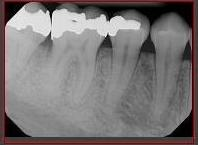
#> input picture tmp/uploaded/file_name.png, 198 x 145 px, given as the content of the folder user_datasets/2_curate/bwpa/original, which was not available
$ python dataset_autocurate.py
#> lines starting #> are read from the running program, lines starting #| are printed output that depends on the picture; pictures that were not available may be replaced by others from this repository, and a replacement may not be noted
import os
import shutil

import matplotlib.pyplot as plt
import numpy as np
from PIL import Image

DATASET = "bwpa"
MIN_BLUR_SCORE = 0.52
EXPOSURE_SCORE_RANGE = [0.2, 0.6]
INPUT_FOLDER = f"user_datasets/2_curate/{DATASET}/original"
BLUR_FOLDER = f"user_datasets/2_curate/{DATASET}/autocurate/blur"
EXPOSURE_FOLDER = f"user_datasets/2_curate/{DATASET}/autocurate/exposure"
PASS_FOLDER = f"user_datasets/2_curate/{DATASET}/autocurate/pass"

# Ensure folders exist
os.makedirs(BLUR_FOLDER, exist_ok=True)
os.makedirs(EXPOSURE_FOLDER, exist_ok=True)
os.makedirs(PASS_FOLDER, exist_ok=True)


def calculate_blur(img):
    # Convert the image to grayscale
    grayscale_img = img.convert("L")

    # Convert image to numpy array
    img_array = np.array(grayscale_img)

    # Perform FFT (Fast Fourier Transform) and shift zero frequency to the center
    f = np.fft.fft2(img_array)
    fshift = np.fft.fftshift(f)

    # Calculate the magnitude spectrum
    magnitude_spectrum = np.abs(fshift)

    # We can calculate the sum of high frequencies by excluding the center (low frequencies)
    rows, cols = magnitude_spectrum.shape
    center_x, center_y = rows // 2, cols // 2

    # Create a mask that excludes low-frequency components (center)
    mask_radius = 30  # You can experiment with this radius for tuning
    mask = np.ones((rows, cols))
    mask[
        center_x - mask_radius : center_x + mask_radius,
        center_y - mask_radius : center_y + mask_radius,
    ] = 0

    # Apply the mask to isolate high frequencies
    high_freq_spectrum = magnitude_spectrum * mask

    # The blur score is inversely proportional to the amount of high-frequency content
    high_freq_energy = np.sum(high_freq_spectrum)
    blur_score = high_freq_energy / np.sum(
        magnitude_spectrum
    )  # Normalize to get a score between 0 and 1

    return blur_score


def calculate_exposure(img):
    # Convert the image to grayscale
    grayscale_img = img.convert("L")

    # Convert to numpy array for easier manipulation
    img_array = np.array(grayscale_img)

    # Calculate brightness (average pixel intensity)
    brightness = np.mean(img_array) / 255.0  # Normalize to [0, 1]

    # Calculate contrast (standard deviation of pixel values)
    contrast = np.std(img_array) / 255.0  # Normalize to [0, 1]

    # Define weights for brightness and contrast (can be adjusted as needed)
    brightness_weight = 0.8
    contrast_weight = 0.2

    # Calculate final exposure score as a weighted sum of brightness and contrast
    exposure_score = (brightness_weight * brightness) + (contrast_weight * contrast)

    return exposure_score


def copy_to(file_name, folder):
    shutil.copy(file_name, folder)


def filter(file_name):
    img_path = os.path.join(INPUT_FOLDER, file_name)
    img = Image.open(img_path)
    exposure = calculate_exposure(img)
    blur = calculate_blur(img)

    if exposure > EXPOSURE_SCORE_RANGE[1] or exposure < EXPOSURE_SCORE_RANGE[0]:
        folder = "exposure"
        copy_to(img_path, EXPOSURE_FOLDER)
    elif blur < MIN_BLUR_SCORE:
        folder = "blur"
        copy_to(img_path, BLUR_FOLDER)
    else:
        folder = "pass"
        copy_to(img_path, PASS_FOLDER)

    details = {
        "file_name": file_name,
        "blur": blur,
        "exposure": exposure,
        "folder": folder,
    }
    return details


def apply_curation():
    to_blur = []
    to_exposure = []
    to_pass = []

    for file_name in os.listdir(INPUT_FOLDER):
        if file_name.lower().endswith(
            (".png", ".jpg", ".jpeg")
        ):  # Filter for image files
            details = filter(file_name)
#> in filter, img is the input picture: PIL image 198x145 RGB; mean R, G, B 122.6, 117.4, 117.5
#> in calculate_exposure, `grayscale_img = img.convert("L")`:
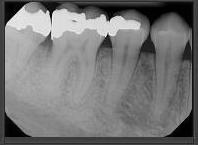
#> grayscale_img: PIL image 198x145 L; min 0, max 255, mean 119
#> in calculate_exposure, `brightness = np.mean(img_array) / 255.0`: brightness = 0.467
#> in calculate_exposure, `contrast = np.std(img_array) / 255.0`: contrast = 0.209
#> in calculate_exposure, `exposure_score = (brightness_weight * brightness) + (contrast_weight *..`: exposure_score = 0.415
#> in calculate_blur, `magnitude_spectrum = np.abs(fshift)`:
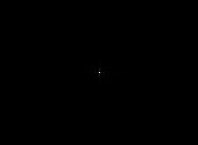
#> magnitude_spectrum: shape (145, 198) float64; min 0.829, max 3415996, mean 2271; drawn with min black and max white
#> in calculate_blur, `high_freq_spectrum = magnitude_spectrum * mask`:
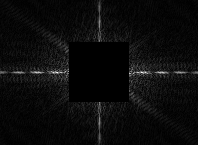
#> high_freq_spectrum: shape (145, 198) float64; min 0, max 21763.2, mean 1013.9; drawn with min black and max white
#> in calculate_blur, `high_freq_energy = np.sum(high_freq_spectrum)`: high_freq_energy = 29109446.4
#> in calculate_blur, `blur_score = high_freq_energy / np.sum( magnitude_spectrum )`: blur_score = 0.446
#> in filter, `details = { "file_name": file_name, "blur": blur, "exposure": exposure..`: details = {'file_name': 'file_name.png', 'blur': 0.446, 'exposure': 0.415, 'folder': 'blur'}
            if details["folder"] == "blur":
                to_blur.append(details["blur"])
            elif details["folder"] == "exposure":
                to_exposure.append(details["exposure"])
            else:
                to_pass.append(details)

    print(f"Blur: {len(to_blur)}, Exposure: {len(to_exposure)}, Passed: {len(to_pass)}")
#| Blur: 1, Exposure: 0, Passed: 0


def get_distributions():
    blur_ls = []
    exposure_ls = []

    for file_name in os.listdir(INPUT_FOLDER):
        if file_name.lower().endswith(
            (".png", ".jpg", ".jpeg")
        ):  # Filter for image files
            img_path = os.path.join(INPUT_FOLDER, file_name)
            img = Image.open(img_path)
            blur_ls.append(calculate_blur(img))
            exposure_ls.append(calculate_exposure(img))

    # Plot histograms
    plt.figure(figsize=(12, 6))

    # Blur distribution
    plt.subplot(1, 2, 1)
    plt.hist(blur_ls, bins=20, color="blue", alpha=0.7)
    plt.title("Blur Score Distribution")
    plt.xlabel("Blur Score")
    plt.ylabel("Frequency")

    # Exposure distribution
    plt.subplot(1, 2, 2)
    plt.hist(exposure_ls, bins=20, color="orange", alpha=0.7)
    plt.title("Exposure Score Distribution")
    plt.xlabel("Exposure Score")
    plt.ylabel("Frequency")

    plt.tight_layout()
    plt.show()


# get_distributions()
apply_curation()
